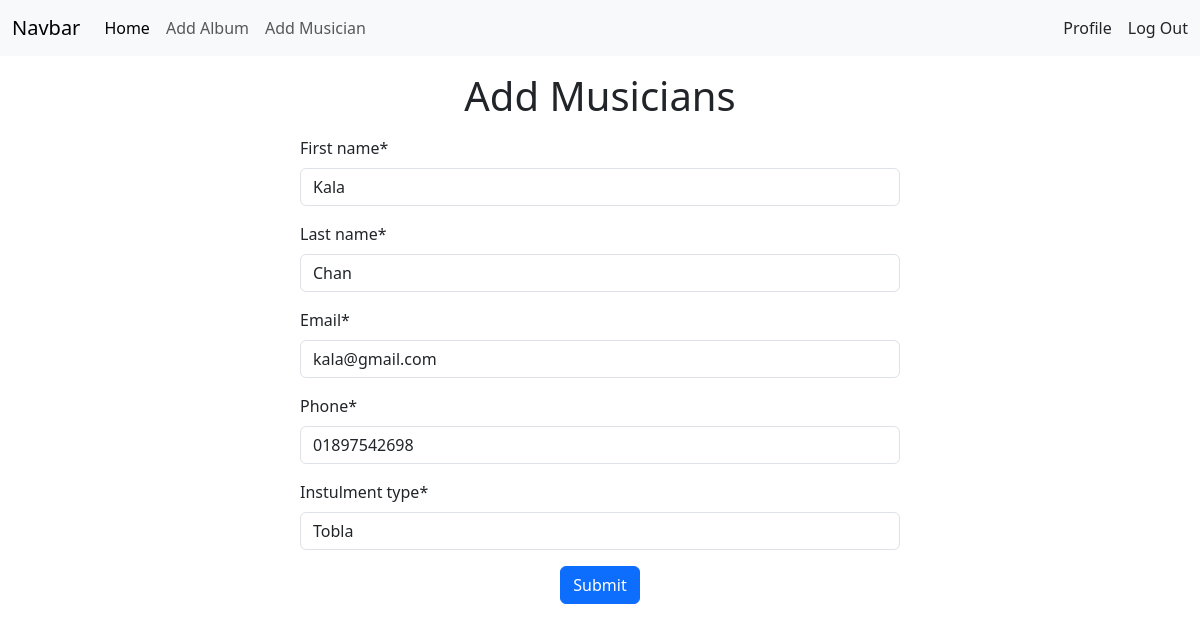
Screenshot of /musicians/edit/4 (signed in) with the database file from the repository.
### musicians/models.py (models this page shows, shortened)
class Musician(models.Model):
    first_name = models.CharField(max_length=50)
    last_name = models.CharField(max_length=50)
    email = models.EmailField()
    phone = models.CharField(max_length=11)
    instulment_type = models.CharField(max_length=100)

### musicians/views.py (the view)
# urls.py: path('edit/<int:id>', views.EditMusicians.as_view(), name='edit_musicians'),
@method_decorator(login_required, name='dispatch')
class EditMusicians(UpdateView):
    model = Musician
    form_class = AddMusiciansForms
    template_name = 'add_musicians.html'
    success_url = reverse_lazy('homepage')
    pk_url_kwarg = 'id'

### musicians/forms.py
class AddMusiciansForms(forms.ModelForm):
    class Meta:
        model = Musician
        fields = '__all__'

### musicians/templates/add_musicians.html (shortened to what this page needs)
{% extends "base.html" %}
{% load crispy_forms_tags %}
{% block content %}
<h1 class="text-center my-3">
    Add Musicians
</h1>
<form action="" method="post" style="width: 50%; margin:auto">
    {{form|crispy}}
    <div class="text-center pb-5">
        <button class="btn btn-primary" type="submit">Submit</button>
    </div>
</form>
{% endblock content %}

### rows the page displays
Musician: first_name "Kala", last_name "Chan", email "kala@gmail.com", phone "01897542698", instulment_type "Tobla"
